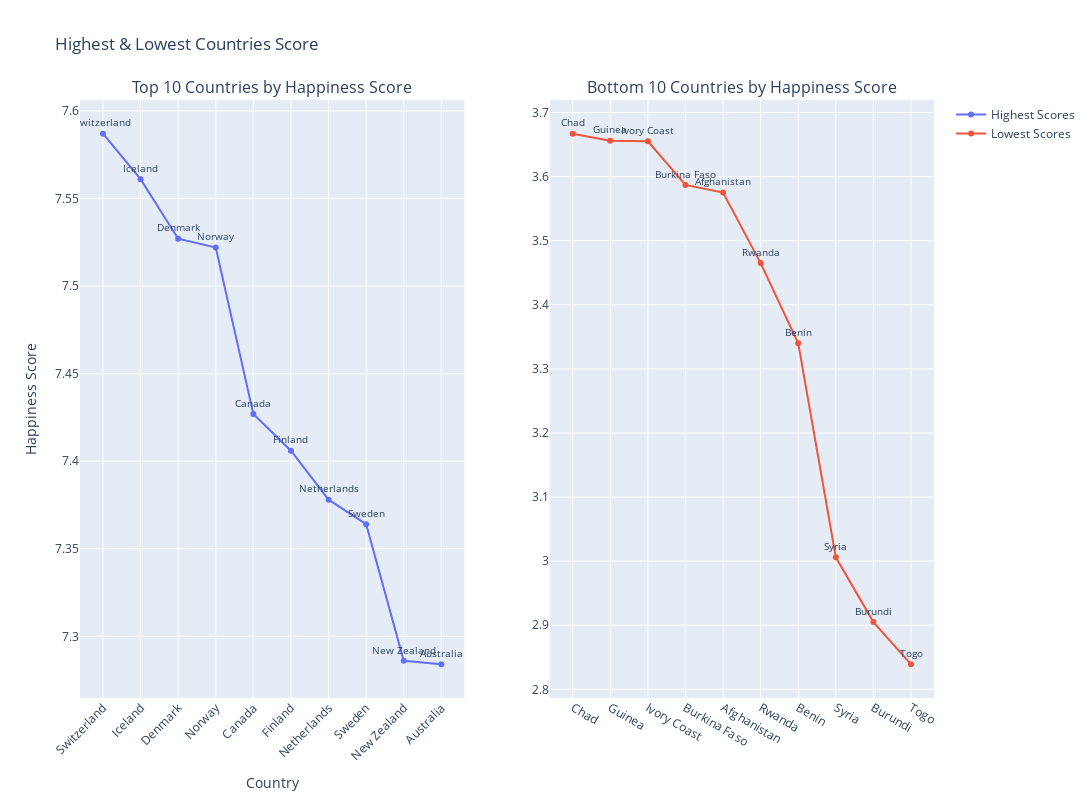

The notebook cell saved with this chart:
### Markdown cell above
**Interpretasi**:


Scatter plot ini membantu saya melihat bagaimana skor kebahagiaan terkait dengan beberapa variabel numerik seperti Economy (GDP per Capita), Family, Health (Life Expectancy), Freedom, Trust (Government Corruption), dan Generosity. Dalam plot ini, saya dapat memperhatikan bahwa `Economy`, `Health`, dan `Family` menunjukkan hubungan yang cukup konsisten dengan skor kebahagiaan, biasanya dengan tren positif. Di sisi lain, `Freedom`, `Trust` dan `Generosity` menunjukkan variasi yang lebih besar, yang mungkin memerlukan analisis lebih lanjut untuk memahami hubungan mereka dengan kebahagiaan secara lebih mendalam.

### Code cell
import pandas as pd
import plotly.graph_objects as go
from plotly.subplots import make_subplots

# Misalkan df_2015 adalah DataFrame Anda yang sudah di-load
df_sorted = df_2015.sort_values(by='Happiness Score', ascending=False)
highest_df = df_sorted.head(10)
lowest_df = df_sorted.tail(10)

# Membuat subplot dengan dua grafik
fig = make_subplots(rows=1, cols=2, subplot_titles=("Top 10 Countries by Happiness Score", "Bottom 10 Countries by Happiness Score"))

# Menambahkan grafik untuk 10 negara dengan skor tertinggi
fig.add_trace(
    go.Scatter(
        x=highest_df["Country"], 
        y=highest_df["Happiness Score"], 
        mode='markers+lines+text',
        text=highest_df["Country"],  
        textposition='top center',   
        textfont=dict(size=10),      
        name='Highest Scores'
    ),
    row=1, col=1
)

# Menambahkan grafik untuk 10 negara dengan skor terendah
fig.add_trace(
    go.Scatter(
        x=lowest_df["Country"], 
        y=lowest_df["Happiness Score"], 
        mode='markers+lines+text',
        text=lowest_df["Country"],  
        textposition='top center',   
        textfont=dict(size=10),      
        name='Lowest Scores'
    ),
    row=1, col=2
)

# Menyusun tata letak dan tampilkan grafik
fig.update_layout(
    height=800, 
    width=1300, 
    title_text="Highest & Lowest Countries Score",
    xaxis_title='Country',
    yaxis_title='Happiness Score',
    xaxis_tickangle=-45  
)

fig.show()

### Figure 1 — Plotly figure (JSON) as saved in the notebook; plotly's stock layout.template omitted (floating-point values rounded to 4 significant figures)
{"data": [{"mode": "markers+lines+text", "name": "Highest Scores", "text": ["Switzerland", "Iceland", "Denmark", "Norway", "Canada", "Finland", "Netherlands", "Sweden", "New Zealand", "Australia"], "textfont": {"size": 10}, "textposition": "top center", "type": "scatter", "x": ["Switzerland", "Iceland", "Denmark", "Norway", "Canada", "Finland", "Netherlands", "Sweden", "New Zealand", "Australia"], "xaxis": "x", "y": [7.587, 7.561, 7.527, 7.522, 7.427, 7.406, 7.378, 7.364, 7.286, 7.284], "yaxis": "y"}, {"mode": "markers+lines+text", "name": "Lowest Scores", "text": ["Chad", "Guinea", "Ivory Coast", "Burkina Faso", "Afghanistan", "Rwanda", "Benin", "Syria", "Burundi", "Togo"], "textfont": {"size": 10}, "textposition": "top center", "type": "scatter", "x": ["Chad", "Guinea", "Ivory Coast", "Burkina Faso", "Afghanistan", "Rwanda", "Benin", "Syria", "Burundi", "Togo"], "xaxis": "x2", "y": [3.667, 3.656, 3.655, 3.587, 3.575, 3.465, 3.34, 3.006, 2.905, 2.839], "yaxis": "y2"}], "layout": {"annotations": [{"font": {"size": 16}, "showarrow": false, "text": "Top 10 Countries by Happiness Score", "x": 0.225, "xanchor": "center", "xref": "paper", "y": 1, "yanchor": "bottom", "yref": "paper"}, {"font": {"size": 16}, "showarrow": false, "text": "Bottom 10 Countries by Happiness Score", "x": 0.775, "xanchor": "center", "xref": "paper", "y": 1, "yanchor": "bottom", "yref": "paper"}], "height": 800, "title": {"text": "Highest & Lowest Countries Score"}, "width": 1300, "xaxis": {"anchor": "y", "domain": [0, 0.45], "tickangle": -45, "title": {"text": "Country"}}, "xaxis2": {"anchor": "y2", "domain": [0.55, 1]}, "yaxis": {"anchor": "x", "domain": [0, 1], "title": {"text": "Happiness Score"}}, "yaxis2": {"anchor": "x2", "domain": [0, 1]}}}
